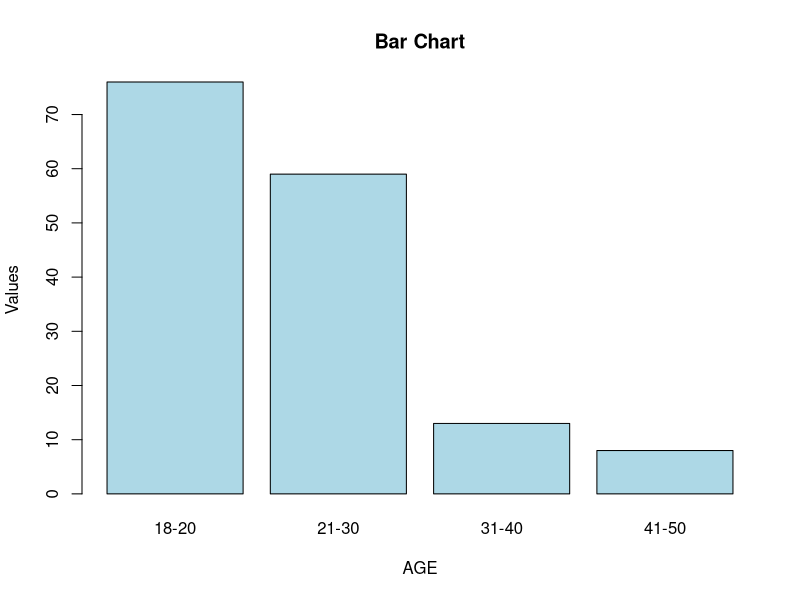
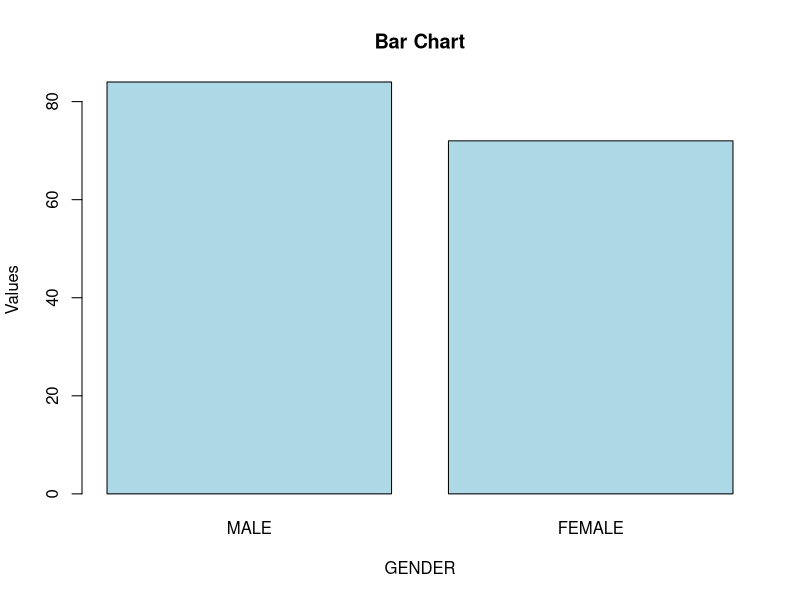
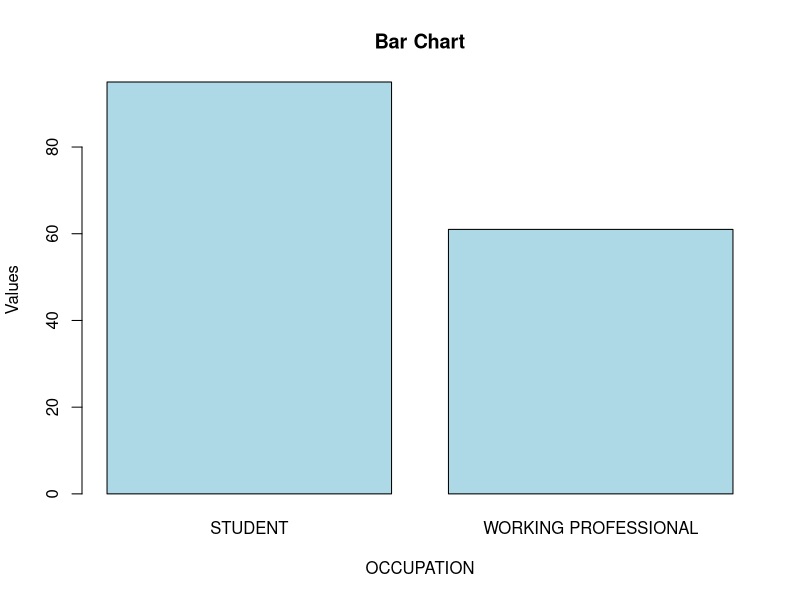
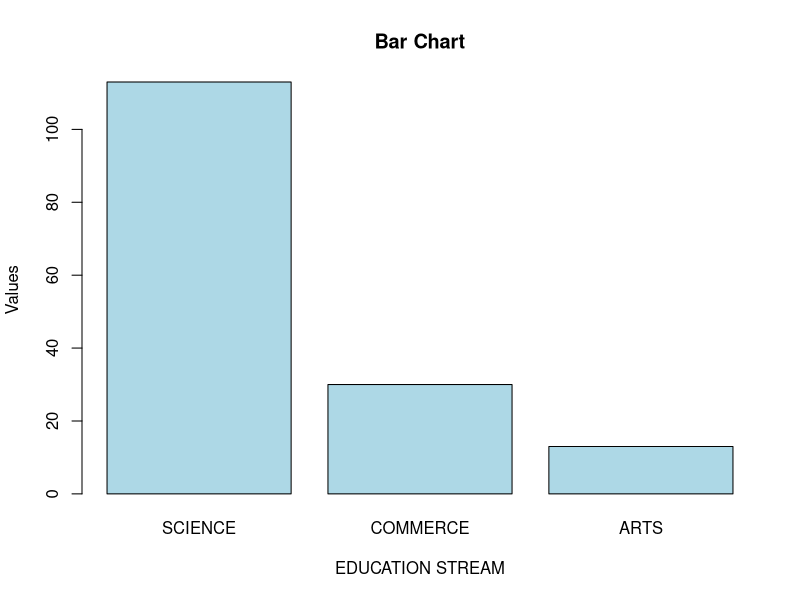
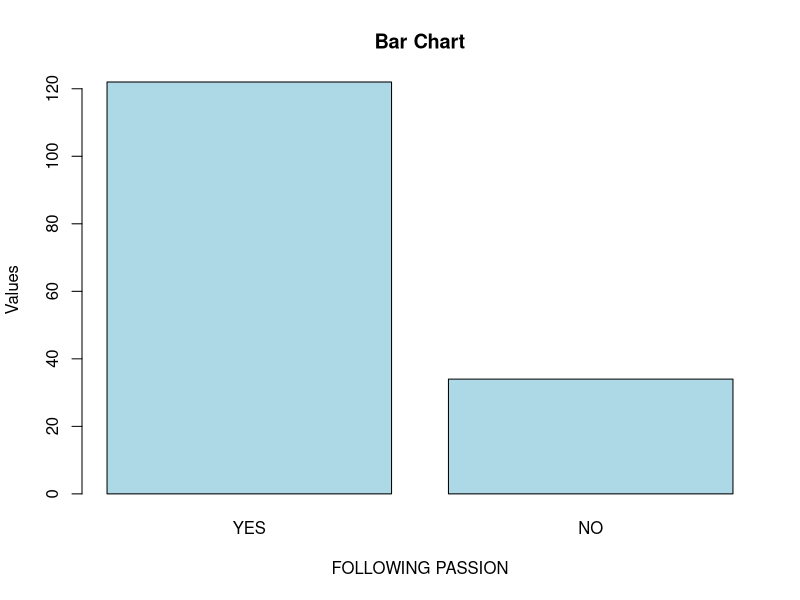
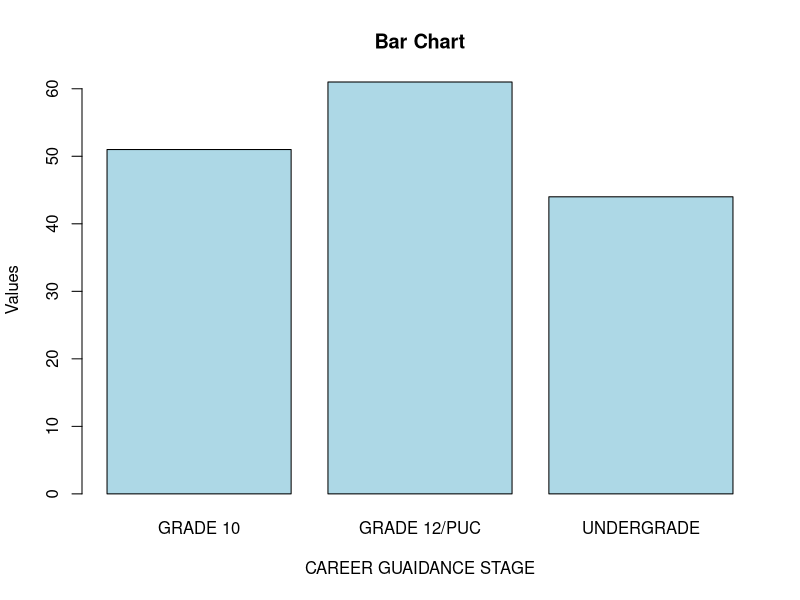
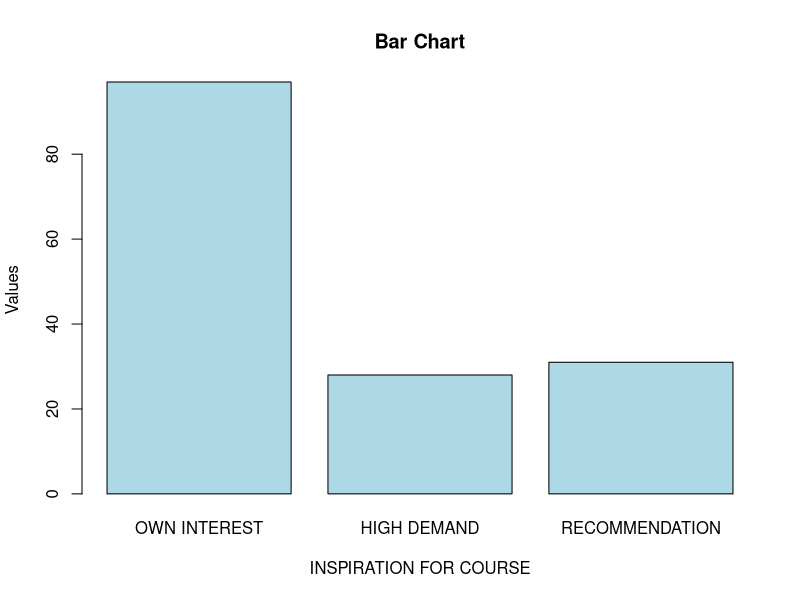
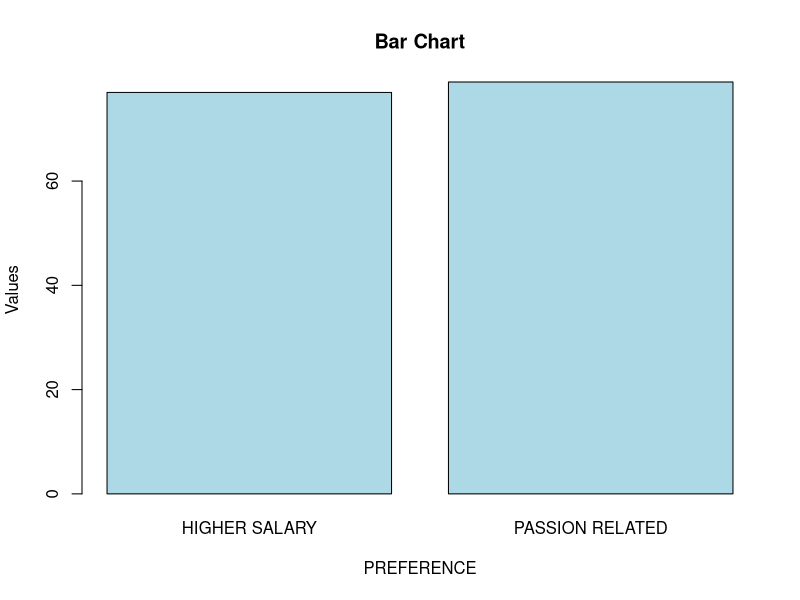

Write R code to recreate these figures, in order.
# age
age <- data.frame(
  categories = c("18-20", "21-30", "31-40", "41-50"),
  values = c(76, 59, 13, 8)
)
age
# bar chart
barplot(age$values, names.arg = age$categories, 
        xlab = "AGE", ylab = "Values", 
        col = "lightblue", main = "Bar Chart")



# gender
gender <- data.frame(
  categories = c("MALE", "FEMALE"),
  values = c(84, 72)
)
gender
# bar chart
barplot(gender$values, names.arg = gender$categories, 
        xlab = "GENDER", ylab = "Values", 
        col = "lightblue", main = "Bar Chart")



# occupation
occupation <- data.frame(
  categories = c("STUDENT", "WORKING PROFESSIONAL"),
  values = c(95, 61)
)
occupation
# bar chart
barplot(occupation$values, names.arg = occupation$categories, 
        xlab = "OCCUPATION", ylab = "Values", 
        col = "lightblue", main = "Bar Chart")



# education stream
education_stream <- data.frame(
  categories = c("SCIENCE", "COMMERCE", "ARTS"),
  values = c(113, 30, 13)
)
education_stream
# bar chart
barplot(education_stream$values, names.arg = education_stream$categories, 
        xlab = "EDUCATION STREAM", ylab = "Values", 
        col = "lightblue", main = "Bar Chart")



# following passion
following_passion <- data.frame(
  categories = c("YES", "NO"),
  values = c(122, 34)
)
following_passion
# bar chart
barplot(following_passion$values, names.arg = following_passion$categories, 
        xlab = "FOLLOWING PASSION", ylab = "Values", 
        col = "lightblue", main = "Bar Chart")



# career guidance stage
career <- data.frame(
  categories = c("GRADE 10", "GRADE 12/PUC", "UNDERGRADE"),
  values = c(51, 61, 44)
)
career
# bar chart
barplot(career$values, names.arg = career$categories, 
        xlab = "CAREER GUAIDANCE STAGE", ylab = "Values", 
        col = "lightblue", main = "Bar Chart")


# INSPIRATION FOR COURSE
course <- data.frame(
  categories = c("OWN INTEREST", "HIGH DEMAND", "RECOMMENDATION"),
  values = c(97, 28, 31)
)
course
# bar chart
barplot(course$values, names.arg = course$categories, 
        xlab = "INSPIRATION FOR COURSE", ylab = "Values", 
        col = "lightblue", main = "Bar Chart")



# PREFERENCE
preference <- data.frame(
  categories = c("HIGHER SALARY", "PASSION RELATED"),
  values = c(77, 79)
)
preference
# bar chart
barplot(preference$values, names.arg = preference$categories, 
        xlab = "PREFERENCE", ylab = "Values", 
        col = "lightblue", main = "Bar Chart")



# PREFERENCE FOR STUDY OR WORK
study_work <- data.frame(
  categories = c("INDIA", "ABROAD"),
  values = c(102, 54)
)
study_work
# bar chart
barplot(study_work$values, names.arg = study_work$categories, 
        xlab = "PREFERENCE FOR STUDY OR WORK", ylab = "Values", 
        col = "lightblue", main = "Bar Chart")

